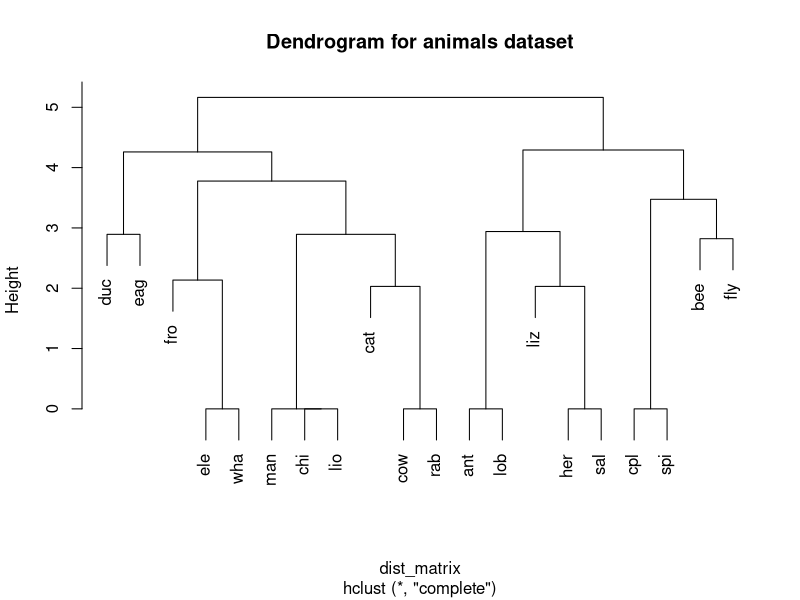

Write the R code that produced this figure.
library(cluster)

data(animals)

animals_std <- scale(animals)
dist_matrix <- dist(animals_std)
plot(hclust(dist_matrix), main = "Dendrogram for animals dataset")